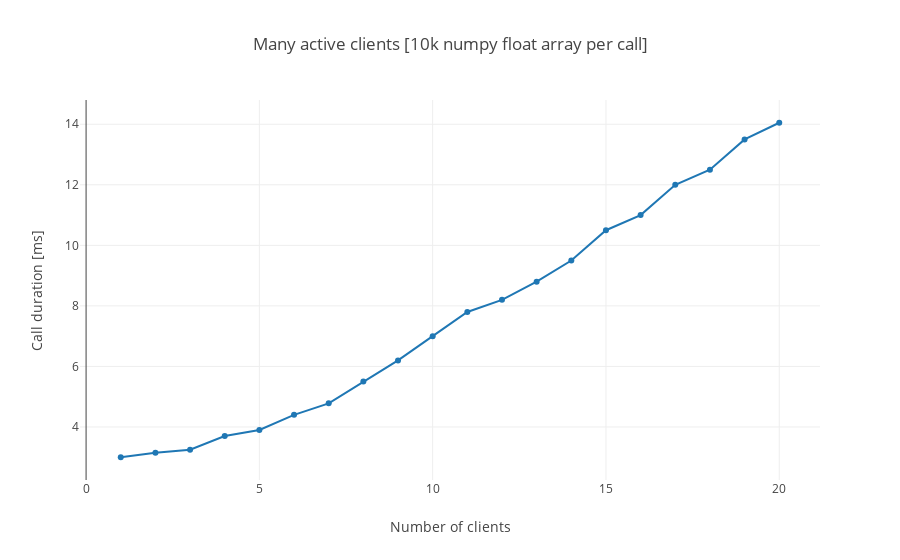

Notebook cell for this chart:
### Code cell
layout = graph_objs.Layout(
    title='Many active clients [10k numpy float array per call]', 
    xaxis=dict(title='Number of clients'), 
    yaxis=dict(title='Call duration [ms]')
)

trace1= graph_objs.Scatter(x=n_clients, y=call_t, mode='lines+markers')

fig = graph_objs.Figure(data=[trace1], layout=layout)
plotly.offline.iplot(fig)

### Figure 1 — Plotly figure (JSON) as saved in the notebook; plotly's stock layout.template omitted (floating-point values rounded to 4 significant figures)
{"data": [{"mode": "lines+markers", "type": "scatter", "uid": "7939637f-fc2c-46bc-8cde-797dce71604c", "x": [1, 2, 3, 4, 5, 6, 7, 8, 9, 10, 11, 12, 13, 14, 15, 16, 17, 18, 19, 20], "y": [3, 3.15, 3.25, 3.7, 3.9, 4.4, 4.78, 5.5, 6.2, 7, 7.8, 8.2, 8.8, 9.5, 10.5, 11, 12, 12.5, 13.5, 14.05]}], "layout": {"title": {"text": "Many active clients [10k numpy float array per call]"}, "xaxis": {"title": {"text": "Number of clients"}}, "yaxis": {"title": {"text": "Call duration [ms]"}}}}
